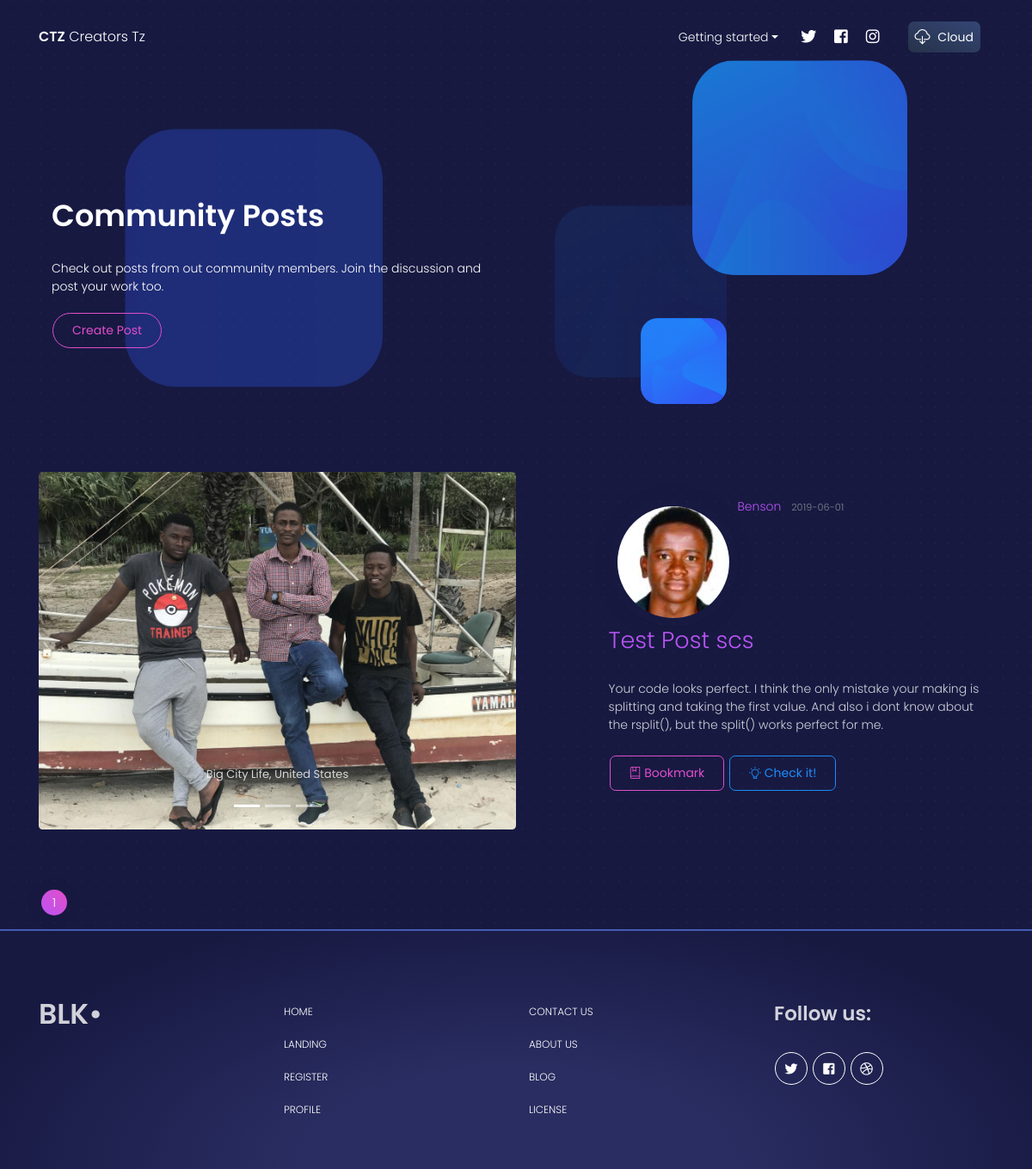
The page /home on the database its author committed.
### flaskblog/models.py (models this page shows, shortened)
class Post(db.Model):
    id = db.Column(db.Integer, primary_key=True)
    title = db.Column(db.String(100), nullable=False)
    date_posted = db.Column(db.DateTime, nullable=False, default=datetime.utcnow)
    content = db.Column(db.Text, nullable=False)
    media = db.Column(db.String(20), nullable=True, default='default.jpg')
    user_id = db.Column(db.Integer, db.ForeignKey('user.id'), nullable=False)

class User(db.Model, UserMixin):
    id = db.Column(db.Integer, primary_key=True)
    username = db.Column(db.String(20), unique=True, nullable=False)
    email = db.Column(db.String(120), unique=True, nullable=False)
    image_file = db.Column(db.String(20), nullable=False, default='default.jpg')
    password = db.Column(db.String(60), nullable=False)
    posts = db.relationship('Post', backref='author', lazy=True)

### flaskblog/main/routes.py (the view)
@main.route("/")
@main.route("/home")
def home():
    page = request.args.get('page', 1, type=int)
    posts = Post.query.order_by(Post.date_posted.desc()).paginate(page=page, per_page=5)
    return render_template('home.html', posts=posts)

### flaskblog/templates/home.html (shortened to what this page needs)
{% extends "layout.html" %}
{% block content %}
  <div class="section section-signup">
      <div class="container">
        <div class="squares square-1"></div>
        <div class="squares square-2"></div>
        <div class="squares square-3"></div>
        <div class="squares square-4"></div>
        <div class="row row-grid justify-content-between align-items-center">
          <div class="col-lg-6">
            <h3 class="display-3 text-white">
              <span class="text-white">Community Posts</span>
            </h3>
            <p class="text-white mb-3">Check out posts from out community members. Join the discussion and post your work too.</p>
            <div class="btn-wrapper">
              <a href="{{ url_for('posts.new_post') }}" class="btn btn-simple btn-primary btn-round">Create Post</a>
            </div>
          </div>
        </div>
      </div>
    </div>
    {% for post in posts.items %}
        <div class="section">
          <div class="container">
            <div class="row justify-content-between">
              <div class="col-md-6">
                <div class="row justify-content-between align-items-center">
                  <div id="carouselExampleIndicators" class="carousel slide" data-ride="carousel">
                    <ol class="carousel-indicators">
                      <li data-target="#carouselExampleIndicators" data-slide-to="0" class="active"></li>
                      <li data-target="#carouselExampleIndicators" data-slide-to="1"></li>
                      <li data-target="#carouselExampleIndicators" data-slide-to="2"></li>
                    </ol>
                    <div class="carousel-inner" role="listbox">
                      <div class="carousel-item active">
                        <img class="d-block" src="{{ url_for('static', filename='media_pics/' + post.media) }}" alt="First slide">
                        <div class="carousel-caption d-none d-md-block">
                          <h5>Big City Life, United States</h5>
                        </div>
                      </div>
                    </div>
                    <a class="carousel-control-prev" href="#carouselExampleIndicators" role="button" data-slide="prev">
                      <i class="tim-icons icon-minimal-left"></i>
                    </a>
                    <a class="carousel-control-next" href="#carouselExampleIndicators" role="button" data-slide="next">
                      <i class="tim-icons icon-minimal-right"></i>
                    </a>
                  </div>
                </div>
              </div>
              <div class="col-md-5">
                <article class="media content-section" style="padding-top: 30px;">
                  <img class="img-fluid rounded-circle shadow" style="width: 150px; padding: 10px" src="{{ url_for('static', filename='profile_pics/' + post.author.image_file) }}">
                  <div class="media-body">
                    <div class="article-metadata">
                      <a class="mr-2" href="{{ url_for('users.user_posts', username=post.author.username) }}">{{ post.author.username }}</a>
                      <small class="text-muted">{{ post.date_posted.strftime('%Y-%m-%d') }}</small>
                    </div>
                  </div>
                </article>
                <h2><a class="article-title" href="{{ url_for('posts.post', post_id=post.id) }}">{{ post.title }}</a></h2>
                <p class="profile-description text-left">{{ post.content }}</p>
                <div class="btn-wrapper pt-3">
                  <button href="javascript:void(0)" class="btn btn-simple btn-primary">
                    <i class="tim-icons icon-book-bookmark"></i> Bookmark
                  </button>
                  <button href="javascript:void(0)" class="btn btn-simple btn-info">
                    <i class="tim-icons icon-bulb-63"></i> Check it!
                  </button>
                </div>
              </div>
            </div>
          </div>
        </div>
    {% endfor %}
    <ul class="pagination pagination-primary">
    {% for page_num in posts.iter_pages(left_edge=1, right_edge=1, left_current=1, right_current=2) %}
      {% if page_num %}
          {% if posts.page == page_num %}
            <li class="page-item active">
              <a class="page-link" href="{{ url_for('main.home', page=page_num) }}">{{ page_num }}</a>
            </li>
          {% else %}
            <li class="page-item">
              <a class="page-link" href="{{ url_for('main.home', page=page_num) }}">{{ page_num }}</a>
            </li>
          {% endif %}
      {% else %}
        ...
      {% endif %}
    {% endfor %}
    </ul>
{% endblock content %}

### flaskblog/templates/layout.html (shortened to what this page needs)
<!DOCTYPE html>
<html lang="en">
<head>
  <link href="https://use.fontawesome.com/releases/v5.0.6/css/all.css" rel="stylesheet">
  <link  rel="stylesheet" href="{{ url_for('static', filename='assets/css/nucleo-icons.css') }}">
  <link rel="stylesheet" href="{{ url_for('static', filename='assets/css/blk-design-system.css') }}">
  <link  rel="stylesheet" href="{{ url_for('static', filename='assets/demo/demo.css') }}">
</head>
<body style="padding-top: 70px;" class="index-page">
  <nav class="navbar navbar-expand-lg fixed-top navbar-transparent " color-on-scroll="100">
    <div class="container">
      <div class="navbar-translate">
        <a class="navbar-brand" href="{{ url_for('main.home') }}" rel="tooltip" title="Designed and Coded by Benson Sanga" data-placement="bottom">
          <span>CTZ</span> Creators Tz
        </a>
      </div>
      <div class="collapse navbar-collapse justify-content-end" id="navigation">
        <ul class="navbar-nav">
          <li class="dropdown nav-item">
              {% if current_user.is_authenticated %}
                <a href="{{ url_for('main.about') }}" class="dropdown-toggle nav-link" data-toggle="dropdown">
                  <i class="fa fa-cogs d-lg-none d-xl-none"></i> Account
                </a>
                <div class="dropdown-menu dropdown-with-icons">
                  <a href="{{ url_for('users.account') }}" class="dropdown-item">
                    <i class="tim-icons icon-paper"></i> Documentation
                  </a>
                  <a href="{{ url_for('users.account') }}" class="dropdown-item">
                    <i class="tim-icons icon-bullet-list-67"></i>Security Settings
                  </a>
                  <a href="{{ url_for('users.logout') }}" class="dropdown-item">
                    <i class="tim-icons icon-image-02"></i>Log Out
                  </a>
                  <a href="{{ url_for('users.account') }}" class="dropdown-item">
                    <i class="tim-icons icon-single-02"></i>Profile Page
                  </a>
              {% else %}
                <a href="{{ url_for('main.about') }}" class="dropdown-toggle nav-link" data-toggle="dropdown">
                   Getting started
                </a>
              {% endif %}
          </li>
          <li class="nav-item p-0">
            <a class="nav-link" rel="tooltip" title="Follow us on Twitter" data-placement="bottom" href="https://twitter.com/creatorstz" target="_blank">
              <i class="fab fa-twitter"></i>
            </a>
          </li>
          <li class="nav-item p-0">
            <a class="nav-link" rel="tooltip" title="Like us on Facebook" data-placement="bottom" href="https://www.facebook.com/creatorstz" target="_blank">
              <i class="fab fa-facebook-square"></i>
            </a>
          </li>
          <li class="nav-item p-0">
            <a class="nav-link" rel="tooltip" title="Follow us on Instagram" data-placement="bottom" href="https://www.instagram.com/creatorstzOfficial" target="_blank">
              <i class="fab fa-instagram"></i>
            </a>
          </li>
          <li class="nav-item">
            <a class="nav-link btn btn-default d-none d-lg-block" href="javascript:void(0)" onclick="scrollToDownload()">
              <i class="tim-icons icon-cloud-download-93"></i> Cloud
            </a>
          </li>
        </ul>
      </div>
    </div>
  </nav>
    <main role="main" class="container">
      <div class="row">
        <div class="col-md">
          {% block content %}{% endblock %}
        </div>
    </main>
    <footer class="footer">
      <div class="container">
        <div class="row">
          <div class="col-md-3">
            <h1 class="title">BLK•</h1>
          </div>
          <div class="col-md-3">
            <ul class="nav">
              <li class="nav-item">
                <a href="./index.html" class="nav-link">
                  Home
                </a>
              </li>
              <li class="nav-item">
                <a href="./examples/landing-page.html" class="nav-link">
                  Landing
                </a>
              </li>
              <li class="nav-item">
                <a href="./examples/register-page.html" class="nav-link">
                  Register
                </a>
              </li>
              <li class="nav-item">
                <a href="./examples/profile-page.html" class="nav-link">
                  Profile
                </a>
              </li>
            </ul>
          </div>
          <div class="col-md-3">
            <ul class="nav">
              <li class="nav-item">
                <a href="https:/bensonad.pro" class="nav-link">
                  Contact Us
                </a>
              </li>
              <li class="nav-item">
                <a href="https:/bensonad.pro" class="nav-link">
                  About Us
                </a>
              </li>
              <li class="nav-item">
                <a href="https:/bensonad.pro" class="nav-link">
                  Blog
                </a>
              </li>
              <li class="nav-item">
                <a href="https://opensource.org/licenses/MIT" class="nav-link">
                  License
                </a>
              </li>
            </ul>
          </div>
          <div class="col-md-3">
            <h3 class="title">Follow us:</h3>
            <div class="btn-wrapper profile">
              <a target="_blank" href="https://twitter.com/creatorstz" class="btn btn-icon btn-neutral btn-round btn-simple" data-toggle="tooltip" data-original-title="Follow us">
                <i class="fab fa-twitter"></i>
              </a>
              <a target="_blank" href="https://www.facebook.com/creatorstz" class="btn btn-icon btn-neutral btn-round btn-simple" data-toggle="tooltip" data-original-title="Like us">
                <i class="fab fa-facebook-square"></i>
              </a>
              <a target="_blank" href="https://dribbble.com/creatorstz" class="btn btn-icon btn-neutral  btn-round btn-simple" data-toggle="tooltip" data-original-title="Follow us">
                <i class="fab fa-dribbble"></i>
              </a>
            </div>
          </div>
        </div>
      </div>
    </footer>
</body>
</html>

### rows shown on the page
Post: media (picture), image_file (picture), author.username "Benson", date_posted "2019-06-01", title "Test Post scs", content "Your code looks perfect. I think the only mistake your making is splitting and taking the first value. And also i dont know about the rsplit(), but the split() works perfect for me."

### other values the page prints
{{ page_num }} "1"
